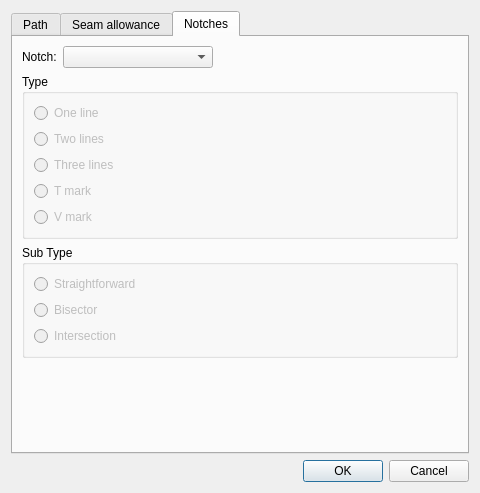
<?xml version="1.0" encoding="UTF-8"?>
<ui version="4.0">
 <class>DialogInternalPath</class>
 <widget class="QDialog" name="DialogInternalPath">
  <property name="geometry">
   <rect>
    <x>0</x>
    <y>0</y>
    <width>480</width>
    <height>493</height>
   </rect>
  </property>
  <property name="windowTitle">
   <string>Internal path tool</string>
  </property>
  <property name="windowIcon">
   <iconset resource="../../../../vmisc/share/resources/icon.qrc">
    <normaloff>:/icon/64x64/icon64x64.png</normaloff>:/icon/64x64/icon64x64.png</iconset>
  </property>
  <layout class="QVBoxLayout" name="verticalLayout_2">
   <item>
    <widget class="QTabWidget" name="tabWidget">
     <property name="maximumSize">
      <size>
       <width>16777215</width>
       <height>16777215</height>
      </size>
     </property>
     <property name="currentIndex">
      <number>2</number>
     </property>
     <widget class="QWidget" name="path_Tab">
      <attribute name="title">
       <string>Path</string>
      </attribute>
      <layout class="QVBoxLayout" name="verticalLayout">
       <item>
        <layout class="QFormLayout" name="formLayout">
         <property name="fieldGrowthPolicy">
          <enum>QFormLayout::ExpandingFieldsGrow</enum>
         </property>
         <item row="0" column="0">
          <widget class="QLabel" name="name_Label">
           <property name="minimumSize">
            <size>
             <width>60</width>
             <height>0</height>
            </size>
           </property>
           <property name="text">
            <string>Name:</string>
           </property>
           <property name="alignment">
            <set>Qt::AlignRight|Qt::AlignTrailing|Qt::AlignVCenter</set>
           </property>
          </widget>
         </item>
         <item row="0" column="1">
          <widget class="QLineEdit" name="pathName_LineEdit">
           <property name="text">
            <string>Unnamed path</string>
           </property>
           <property name="placeholderText">
            <string>Create name for your path</string>
           </property>
          </widget>
         </item>
         <item row="1" column="0">
          <widget class="QLabel" name="type_Label">
           <property name="minimumSize">
            <size>
             <width>60</width>
             <height>0</height>
            </size>
           </property>
           <property name="text">
            <string>Type:</string>
           </property>
           <property name="alignment">
            <set>Qt::AlignRight|Qt::AlignTrailing|Qt::AlignVCenter</set>
           </property>
          </widget>
         </item>
         <item row="1" column="1">
          <widget class="QComboBox" name="type_ComboBox">
           <property name="minimumSize">
            <size>
             <width>150</width>
             <height>0</height>
            </size>
           </property>
          </widget>
         </item>
         <item row="2" column="0">
          <widget class="QLabel" name="penType_Label">
           <property name="minimumSize">
            <size>
             <width>60</width>
             <height>0</height>
            </size>
           </property>
           <property name="text">
            <string>Linetype:</string>
           </property>
           <property name="alignment">
            <set>Qt::AlignRight|Qt::AlignTrailing|Qt::AlignVCenter</set>
           </property>
          </widget>
         </item>
         <item row="2" column="1">
          <widget class="QComboBox" name="penType_ComboBox">
           <property name="minimumSize">
            <size>
             <width>150</width>
             <height>0</height>
            </size>
           </property>
           <property name="iconSize">
            <size>
             <width>80</width>
             <height>14</height>
            </size>
           </property>
          </widget>
         </item>
         <item row="3" column="0">
          <widget class="QLabel" name="piece_Label">
           <property name="minimumSize">
            <size>
             <width>60</width>
             <height>0</height>
            </size>
           </property>
           <property name="text">
            <string>Piece:</string>
           </property>
           <property name="alignment">
            <set>Qt::AlignRight|Qt::AlignTrailing|Qt::AlignVCenter</set>
           </property>
          </widget>
         </item>
         <item row="3" column="1">
          <widget class="QComboBox" name="piece_ComboBox">
           <property name="minimumSize">
            <size>
             <width>150</width>
             <height>0</height>
            </size>
           </property>
          </widget>
         </item>
        </layout>
       </item>
       <item>
        <widget class="QListWidget" name="listWidget">
         <property name="dragDropMode">
          <enum>QAbstractItemView::InternalMove</enum>
         </property>
        </widget>
       </item>
       <item>
        <widget class="QCheckBox" name="cutOnFabric_CheckBox">
         <property name="toolTip">
          <string>The path is a cut contour</string>
         </property>
         <property name="text">
          <string>Cut on fabric</string>
         </property>
        </widget>
       </item>
       <item>
        <layout class="QHBoxLayout" name="horizontalLayout">
         <item>
          <widget class="QLabel" name="label_3">
           <property name="maximumSize">
            <size>
             <width>40</width>
             <height>16777215</height>
            </size>
           </property>
           <property name="text">
            <string>Staus:</string>
           </property>
          </widget>
         </item>
         <item>
          <widget class="QLabel" name="status_Label">
           <property name="text">
            <string>Ready!</string>
           </property>
           <property name="textFormat">
            <enum>Qt::RichText</enum>
           </property>
           <property name="scaledContents">
            <bool>false</bool>
           </property>
           <property name="wordWrap">
            <bool>true</bool>
           </property>
          </widget>
         </item>
         <item>
          <spacer name="horizontalSpacer_5">
           <property name="orientation">
            <enum>Qt::Horizontal</enum>
           </property>
           <property name="sizeHint" stdset="0">
            <size>
             <width>40</width>
             <height>20</height>
            </size>
           </property>
          </spacer>
         </item>
        </layout>
       </item>
      </layout>
     </widget>
     <widget class="QWidget" name="seamAllowance_Tab">
      <attribute name="title">
       <string>Seam allowance</string>
      </attribute>
      <layout class="QVBoxLayout" name="verticalLayout_4">
       <item>
        <layout class="QHBoxLayout" name="horizontalLayout_4">
         <item alignment="Qt::AlignLeft">
          <widget class="QLabel" name="widthEdit_Label">
           <property name="sizePolicy">
            <sizepolicy hsizetype="Fixed" vsizetype="Preferred">
             <horstretch>0</horstretch>
             <verstretch>0</verstretch>
            </sizepolicy>
           </property>
           <property name="palette">
            <palette>
             <active>
              <colorrole role="WindowText">
               <brush brushstyle="SolidPattern">
                <color alpha="255">
                 <red>255</red>
                 <green>0</green>
                 <blue>0</blue>
                </color>
               </brush>
              </colorrole>
             </active>
             <inactive>
              <colorrole role="WindowText">
               <brush brushstyle="SolidPattern">
                <color alpha="255">
                 <red>255</red>
                 <green>0</green>
                 <blue>0</blue>
                </color>
               </brush>
              </colorrole>
             </inactive>
             <disabled>
              <colorrole role="WindowText">
               <brush brushstyle="SolidPattern">
                <color alpha="255">
                 <red>159</red>
                 <green>158</green>
                 <blue>158</blue>
                </color>
               </brush>
              </colorrole>
             </disabled>
            </palette>
           </property>
           <property name="text">
            <string>Width:</string>
           </property>
          </widget>
         </item>
         <item>
          <spacer name="horizontalSpacer_2">
           <property name="orientation">
            <enum>Qt::Horizontal</enum>
           </property>
           <property name="sizeHint" stdset="0">
            <size>
             <width>40</width>
             <height>20</height>
            </size>
           </property>
          </spacer>
         </item>
         <item alignment="Qt::AlignRight">
          <widget class="QToolButton" name="toolButtonExprWidth">
           <property name="enabled">
            <bool>false</bool>
           </property>
           <property name="toolTip">
            <string>Formula wizard</string>
           </property>
           <property name="text">
            <string notr="true">...</string>
           </property>
           <property name="icon">
            <iconset resource="../../../../vmisc/share/resources/icon.qrc">
             <normaloff>:/icon/24x24/fx.png</normaloff>:/icon/24x24/fx.png</iconset>
           </property>
           <property name="iconSize">
            <size>
             <width>24</width>
             <height>24</height>
            </size>
           </property>
          </widget>
         </item>
         <item alignment="Qt::AlignRight">
          <widget class="QLabel" name="label_2">
           <property name="text">
            <string/>
           </property>
           <property name="pixmap">
            <pixmap resource="../../../../vmisc/share/resources/icon.qrc">:/icon/24x24/equal.png</pixmap>
           </property>
          </widget>
         </item>
         <item alignment="Qt::AlignRight">
          <widget class="QLabel" name="widthResult_Label">
           <property name="sizePolicy">
            <sizepolicy hsizetype="Fixed" vsizetype="Preferred">
             <horstretch>0</horstretch>
             <verstretch>0</verstretch>
            </sizepolicy>
           </property>
           <property name="minimumSize">
            <size>
             <width>87</width>
             <height>0</height>
            </size>
           </property>
           <property name="toolTip">
            <string>Value</string>
           </property>
           <property name="text">
            <string notr="true">_</string>
           </property>
          </widget>
         </item>
        </layout>
       </item>
       <item>
        <layout class="QHBoxLayout" name="horizontalLayout_6">
         <item>
          <widget class="QPlainTextEdit" name="widthFormula_PlainTextEdit">
           <property name="sizePolicy">
            <sizepolicy hsizetype="Expanding" vsizetype="Preferred">
             <horstretch>0</horstretch>
             <verstretch>0</verstretch>
            </sizepolicy>
           </property>
           <property name="maximumSize">
            <size>
             <width>16777215</width>
             <height>28</height>
            </size>
           </property>
           <property name="toolTip">
            <string>Calculation</string>
           </property>
           <property name="tabChangesFocus">
            <bool>true</bool>
           </property>
          </widget>
         </item>
         <item>
          <widget class="QPushButton" name="widthGrow_PushButton">
           <property name="enabled">
            <bool>false</bool>
           </property>
           <property name="maximumSize">
            <size>
             <width>18</width>
             <height>18</height>
            </size>
           </property>
           <property name="sizeIncrement">
            <size>
             <width>0</width>
             <height>0</height>
            </size>
           </property>
           <property name="toolTip">
            <string>&lt;html&gt;&lt;head/&gt;&lt;body&gt;&lt;p&gt;Show full calculation in message box&lt;/p&gt;&lt;/body&gt;&lt;/html&gt;</string>
           </property>
           <property name="text">
            <string notr="true"/>
           </property>
           <property name="icon">
            <iconset theme="go-down">
             <normaloff>.</normaloff>.</iconset>
           </property>
           <property name="iconSize">
            <size>
             <width>16</width>
             <height>16</height>
            </size>
           </property>
           <property name="flat">
            <bool>true</bool>
           </property>
          </widget>
         </item>
        </layout>
       </item>
       <item>
        <widget class="QGroupBox" name="groupBox">
         <property name="title">
          <string>Nodes</string>
         </property>
         <layout class="QVBoxLayout" name="verticalLayout_3">
          <item>
           <layout class="QHBoxLayout" name="horizontalLayout_5">
            <item>
             <widget class="QLabel" name="labelNode">
              <property name="text">
               <string>Node:</string>
              </property>
             </widget>
            </item>
            <item>
             <widget class="QComboBox" name="nodes_ComboBox">
              <property name="enabled">
               <bool>true</bool>
              </property>
             </widget>
            </item>
            <item>
             <spacer name="horizontalSpacer">
              <property name="orientation">
               <enum>Qt::Horizontal</enum>
              </property>
              <property name="sizeHint" stdset="0">
               <size>
                <width>40</width>
                <height>20</height>
               </size>
              </property>
             </spacer>
            </item>
           </layout>
          </item>
          <item>
           <layout class="QHBoxLayout" name="horizontalLayout_9">
            <item alignment="Qt::AlignLeft">
             <widget class="QLabel" name="beforeWidthEdit_Label">
              <property name="sizePolicy">
               <sizepolicy hsizetype="Fixed" vsizetype="Preferred">
                <horstretch>0</horstretch>
                <verstretch>0</verstretch>
               </sizepolicy>
              </property>
              <property name="palette">
               <palette>
                <active>
                 <colorrole role="WindowText">
                  <brush brushstyle="SolidPattern">
                   <color alpha="255">
                    <red>255</red>
                    <green>0</green>
                    <blue>0</blue>
                   </color>
                  </brush>
                 </colorrole>
                </active>
                <inactive>
                 <colorrole role="WindowText">
                  <brush brushstyle="SolidPattern">
                   <color alpha="255">
                    <red>255</red>
                    <green>0</green>
                    <blue>0</blue>
                   </color>
                  </brush>
                 </colorrole>
                </inactive>
                <disabled>
                 <colorrole role="WindowText">
                  <brush brushstyle="SolidPattern">
                   <color alpha="255">
                    <red>159</red>
                    <green>158</green>
                    <blue>158</blue>
                   </color>
                  </brush>
                 </colorrole>
                </disabled>
               </palette>
              </property>
              <property name="text">
               <string>Before:</string>
              </property>
             </widget>
            </item>
            <item>
             <spacer name="horizontalSpacer_3">
              <property name="orientation">
               <enum>Qt::Horizontal</enum>
              </property>
              <property name="sizeHint" stdset="0">
               <size>
                <width>40</width>
                <height>20</height>
               </size>
              </property>
             </spacer>
            </item>
            <item>
             <widget class="QPushButton" name="beforeDefault_PushButton">
              <property name="enabled">
               <bool>false</bool>
              </property>
              <property name="toolTip">
               <string>Return to default width</string>
              </property>
              <property name="text">
               <string>Default</string>
              </property>
             </widget>
            </item>
            <item alignment="Qt::AlignRight">
             <widget class="QToolButton" name="beforeExpr_ToolButton">
              <property name="enabled">
               <bool>false</bool>
              </property>
              <property name="toolTip">
               <string>Formula wizard</string>
              </property>
              <property name="text">
               <string notr="true">...</string>
              </property>
              <property name="icon">
               <iconset resource="../../../../vmisc/share/resources/icon.qrc">
                <normaloff>:/icon/24x24/fx.png</normaloff>:/icon/24x24/fx.png</iconset>
              </property>
              <property name="iconSize">
               <size>
                <width>24</width>
                <height>24</height>
               </size>
              </property>
             </widget>
            </item>
            <item alignment="Qt::AlignRight">
             <widget class="QLabel" name="label_6">
              <property name="text">
               <string/>
              </property>
              <property name="pixmap">
               <pixmap resource="../../../../vmisc/share/resources/icon.qrc">:/icon/24x24/equal.png</pixmap>
              </property>
             </widget>
            </item>
            <item alignment="Qt::AlignRight">
             <widget class="QLabel" name="beforeWidthResult_Label">
              <property name="sizePolicy">
               <sizepolicy hsizetype="Fixed" vsizetype="Preferred">
                <horstretch>0</horstretch>
                <verstretch>0</verstretch>
               </sizepolicy>
              </property>
              <property name="minimumSize">
               <size>
                <width>87</width>
                <height>0</height>
               </size>
              </property>
              <property name="toolTip">
               <string>Value</string>
              </property>
              <property name="text">
               <string notr="true">_</string>
              </property>
             </widget>
            </item>
           </layout>
          </item>
          <item>
           <layout class="QHBoxLayout" name="horizontalLayout_7">
            <item>
             <widget class="QPlainTextEdit" name="beforeWidthForumla_PlainTextEdit">
              <property name="sizePolicy">
               <sizepolicy hsizetype="Expanding" vsizetype="Preferred">
                <horstretch>0</horstretch>
                <verstretch>0</verstretch>
               </sizepolicy>
              </property>
              <property name="maximumSize">
               <size>
                <width>16777215</width>
                <height>28</height>
               </size>
              </property>
              <property name="toolTip">
               <string>Calculation</string>
              </property>
              <property name="tabChangesFocus">
               <bool>true</bool>
              </property>
             </widget>
            </item>
            <item>
             <widget class="QPushButton" name="beforeWidthGrow_PushButton">
              <property name="enabled">
               <bool>false</bool>
              </property>
              <property name="maximumSize">
               <size>
                <width>18</width>
                <height>18</height>
               </size>
              </property>
              <property name="sizeIncrement">
               <size>
                <width>0</width>
                <height>0</height>
               </size>
              </property>
              <property name="toolTip">
               <string>&lt;html&gt;&lt;head/&gt;&lt;body&gt;&lt;p&gt;Show full calculation in message box&lt;/p&gt;&lt;/body&gt;&lt;/html&gt;</string>
              </property>
              <property name="text">
               <string notr="true"/>
              </property>
              <property name="icon">
               <iconset theme="go-down">
                <normaloff>.</normaloff>.</iconset>
              </property>
              <property name="iconSize">
               <size>
                <width>16</width>
                <height>16</height>
               </size>
              </property>
              <property name="flat">
               <bool>true</bool>
              </property>
             </widget>
            </item>
           </layout>
          </item>
          <item>
           <layout class="QHBoxLayout" name="horizontalLayout_16">
            <item alignment="Qt::AlignLeft">
             <widget class="QLabel" name="afterWidthEdit_Label">
              <property name="sizePolicy">
               <sizepolicy hsizetype="Fixed" vsizetype="Preferred">
                <horstretch>0</horstretch>
                <verstretch>0</verstretch>
               </sizepolicy>
              </property>
              <property name="palette">
               <palette>
                <active>
                 <colorrole role="WindowText">
                  <brush brushstyle="SolidPattern">
                   <color alpha="255">
                    <red>255</red>
                    <green>0</green>
                    <blue>0</blue>
                   </color>
                  </brush>
                 </colorrole>
                </active>
                <inactive>
                 <colorrole role="WindowText">
                  <brush brushstyle="SolidPattern">
                   <color alpha="255">
                    <red>255</red>
                    <green>0</green>
                    <blue>0</blue>
                   </color>
                  </brush>
                 </colorrole>
                </inactive>
                <disabled>
                 <colorrole role="WindowText">
                  <brush brushstyle="SolidPattern">
                   <color alpha="255">
                    <red>159</red>
                    <green>158</green>
                    <blue>158</blue>
                   </color>
                  </brush>
                 </colorrole>
                </disabled>
               </palette>
              </property>
              <property name="text">
               <string>After:</string>
              </property>
             </widget>
            </item>
            <item>
             <spacer name="horizontalSpacer_6">
              <property name="orientation">
               <enum>Qt::Horizontal</enum>
              </property>
              <property name="sizeHint" stdset="0">
               <size>
                <width>40</width>
                <height>20</height>
               </size>
              </property>
             </spacer>
            </item>
            <item>
             <widget class="QPushButton" name="afterDefault_PushButton">
              <property name="enabled">
               <bool>false</bool>
              </property>
              <property name="toolTip">
               <string>Return to default width</string>
              </property>
              <property name="text">
               <string>Default</string>
              </property>
             </widget>
            </item>
            <item alignment="Qt::AlignRight">
             <widget class="QToolButton" name="afterExpr_ToolButton">
              <property name="enabled">
               <bool>false</bool>
              </property>
              <property name="toolTip">
               <string>Formula wizard</string>
              </property>
              <property name="text">
               <string notr="true">...</string>
              </property>
              <property name="icon">
               <iconset resource="../../../../vmisc/share/resources/icon.qrc">
                <normaloff>:/icon/24x24/fx.png</normaloff>:/icon/24x24/fx.png</iconset>
              </property>
              <property name="iconSize">
               <size>
                <width>24</width>
                <height>24</height>
               </size>
              </property>
             </widget>
            </item>
            <item alignment="Qt::AlignRight">
             <widget class="QLabel" name="label_10">
              <property name="text">
               <string/>
              </property>
              <property name="pixmap">
               <pixmap resource="../../../../vmisc/share/resources/icon.qrc">:/icon/24x24/equal.png</pixmap>
              </property>
             </widget>
            </item>
            <item alignment="Qt::AlignRight">
             <widget class="QLabel" name="afterWidthResult_Label">
              <property name="sizePolicy">
               <sizepolicy hsizetype="Fixed" vsizetype="Preferred">
                <horstretch>0</horstretch>
                <verstretch>0</verstretch>
               </sizepolicy>
              </property>
              <property name="minimumSize">
               <size>
                <width>87</width>
                <height>0</height>
               </size>
              </property>
              <property name="toolTip">
               <string>Value</string>
              </property>
              <property name="text">
               <string notr="true">_</string>
              </property>
             </widget>
            </item>
           </layout>
          </item>
          <item>
           <layout class="QHBoxLayout" name="horizontalLayout_17">
            <item>
             <widget class="QPlainTextEdit" name="afterWidthForumla_PlainTextEdit">
              <property name="sizePolicy">
               <sizepolicy hsizetype="Expanding" vsizetype="Preferred">
                <horstretch>0</horstretch>
                <verstretch>0</verstretch>
               </sizepolicy>
              </property>
              <property name="maximumSize">
               <size>
                <width>16777215</width>
                <height>28</height>
               </size>
              </property>
              <property name="toolTip">
               <string>Calculation</string>
              </property>
              <property name="tabChangesFocus">
               <bool>true</bool>
              </property>
             </widget>
            </item>
            <item>
             <widget class="QPushButton" name="afterWidthGrow_PushButton">
              <property name="enabled">
               <bool>false</bool>
              </property>
              <property name="maximumSize">
               <size>
                <width>18</width>
                <height>18</height>
               </size>
              </property>
              <property name="sizeIncrement">
               <size>
                <width>0</width>
                <height>0</height>
               </size>
              </property>
              <property name="toolTip">
               <string>&lt;html&gt;&lt;head/&gt;&lt;body&gt;&lt;p&gt;Show full calculation in message box&lt;/p&gt;&lt;/body&gt;&lt;/html&gt;</string>
              </property>
              <property name="text">
               <string notr="true"/>
              </property>
              <property name="icon">
               <iconset theme="go-down">
                <normaloff>.</normaloff>.</iconset>
              </property>
              <property name="iconSize">
               <size>
                <width>16</width>
                <height>16</height>
               </size>
              </property>
              <property name="flat">
               <bool>true</bool>
              </property>
             </widget>
            </item>
           </layout>
          </item>
          <item>
           <layout class="QHBoxLayout" name="horizontalLayout_2">
            <item>
             <widget class="QLabel" name="labelAngle">
              <property name="text">
               <string>Angle:</string>
              </property>
             </widget>
            </item>
            <item>
             <widget class="QComboBox" name="angle_ComboBox">
              <property name="enabled">
               <bool>false</bool>
              </property>
             </widget>
            </item>
            <item>
             <spacer name="horizontalSpacer_4">
              <property name="orientation">
               <enum>Qt::Horizontal</enum>
              </property>
              <property name="sizeHint" stdset="0">
               <size>
                <width>40</width>
                <height>20</height>
               </size>
              </property>
             </spacer>
            </item>
           </layout>
          </item>
         </layout>
        </widget>
       </item>
       <item>
        <spacer name="verticalSpacer">
         <property name="orientation">
          <enum>Qt::Vertical</enum>
         </property>
         <property name="sizeHint" stdset="0">
          <size>
           <width>20</width>
           <height>40</height>
          </size>
         </property>
        </spacer>
       </item>
      </layout>
     </widget>
     <widget class="QWidget" name="notches_Tab">
      <attribute name="title">
       <string>Notches</string>
      </attribute>
      <layout class="QVBoxLayout" name="verticalLayout_7">
       <item>
        <layout class="QFormLayout" name="formLayout_2">
         <property name="fieldGrowthPolicy">
          <enum>QFormLayout::ExpandingFieldsGrow</enum>
         </property>
         <item row="0" column="0">
          <widget class="QLabel" name="label">
           <property name="text">
            <string>Notch:</string>
           </property>
          </widget>
         </item>
         <item row="0" column="1">
          <widget class="QComboBox" name="notches_ComboBox">
           <property name="sizePolicy">
            <sizepolicy hsizetype="Preferred" vsizetype="Fixed">
             <horstretch>0</horstretch>
             <verstretch>0</verstretch>
            </sizepolicy>
           </property>
           <property name="minimumSize">
            <size>
             <width>150</width>
             <height>0</height>
            </size>
           </property>
          </widget>
         </item>
        </layout>
       </item>
       <item>
        <widget class="QGroupBox" name="notchType_GroupBox">
         <property name="enabled">
          <bool>true</bool>
         </property>
         <property name="title">
          <string>Type</string>
         </property>
         <layout class="QVBoxLayout" name="verticalLayout_6">
          <item>
           <widget class="QRadioButton" name="oneLine_RadioButton">
            <property name="enabled">
             <bool>false</bool>
            </property>
            <property name="text">
             <string>One line</string>
            </property>
            <attribute name="buttonGroup">
             <string notr="true">notchType_ButtonGroup</string>
            </attribute>
           </widget>
          </item>
          <item>
           <widget class="QRadioButton" name="twoLines_RadioButton">
            <property name="enabled">
             <bool>false</bool>
            </property>
            <property name="text">
             <string>Two lines</string>
            </property>
            <attribute name="buttonGroup">
             <string notr="true">notchType_ButtonGroup</string>
            </attribute>
           </widget>
          </item>
          <item>
           <widget class="QRadioButton" name="threeLines_RadioButton">
            <property name="enabled">
             <bool>false</bool>
            </property>
            <property name="text">
             <string>Three lines</string>
            </property>
            <attribute name="buttonGroup">
             <string notr="true">notchType_ButtonGroup</string>
            </attribute>
           </widget>
          </item>
          <item>
           <widget class="QRadioButton" name="tMark_RadioButton">
            <property name="enabled">
             <bool>false</bool>
            </property>
            <property name="text">
             <string>T mark</string>
            </property>
            <attribute name="buttonGroup">
             <string notr="true">notchType_ButtonGroup</string>
            </attribute>
           </widget>
          </item>
          <item>
           <widget class="QRadioButton" name="vMark_RadioButton">
            <property name="enabled">
             <bool>false</bool>
            </property>
            <property name="text">
             <string>V mark</string>
            </property>
            <attribute name="buttonGroup">
             <string notr="true">notchType_ButtonGroup</string>
            </attribute>
           </widget>
          </item>
         </layout>
        </widget>
       </item>
       <item>
        <widget class="QGroupBox" name="notchSubType_GroupBox">
         <property name="title">
          <string>Sub Type</string>
         </property>
         <layout class="QVBoxLayout" name="verticalLayout_5">
          <item>
           <widget class="QRadioButton" name="straightforward_RadioButton">
            <property name="enabled">
             <bool>false</bool>
            </property>
            <property name="text">
             <string>Straightforward</string>
            </property>
            <attribute name="buttonGroup">
             <string notr="true">notchSubType_ButtonGroup</string>
            </attribute>
           </widget>
          </item>
          <item>
           <widget class="QRadioButton" name="bisector_RadioButton">
            <property name="enabled">
             <bool>false</bool>
            </property>
            <property name="text">
             <string>Bisector</string>
            </property>
            <attribute name="buttonGroup">
             <string notr="true">notchSubType_ButtonGroup</string>
            </attribute>
           </widget>
          </item>
          <item>
           <widget class="QRadioButton" name="intersection_RadioButton">
            <property name="enabled">
             <bool>false</bool>
            </property>
            <property name="toolTip">
             <string>Select to designate the corner point as a notch</string>
            </property>
            <property name="text">
             <string>Intersection</string>
            </property>
            <attribute name="buttonGroup">
             <string notr="true">notchSubType_ButtonGroup</string>
            </attribute>
           </widget>
          </item>
         </layout>
        </widget>
       </item>
       <item>
        <spacer name="verticalSpacer_2">
         <property name="orientation">
          <enum>Qt::Vertical</enum>
         </property>
         <property name="sizeHint" stdset="0">
          <size>
           <width>20</width>
           <height>85</height>
          </size>
         </property>
        </spacer>
       </item>
      </layout>
     </widget>
    </widget>
   </item>
   <item>
    <widget class="QDialogButtonBox" name="buttonBox">
     <property name="orientation">
      <enum>Qt::Horizontal</enum>
     </property>
     <property name="standardButtons">
      <set>QDialogButtonBox::Cancel|QDialogButtonBox::Ok</set>
     </property>
    </widget>
   </item>
  </layout>
 </widget>
 <resources>
  <include location="../../../../vmisc/share/resources/icon.qrc"/>
 </resources>
 <connections>
  <connection>
   <sender>buttonBox</sender>
   <signal>accepted()</signal>
   <receiver>DialogInternalPath</receiver>
   <slot>accept()</slot>
   <hints>
    <hint type="sourcelabel">
     <x>248</x>
     <y>254</y>
    </hint>
    <hint type="destinationlabel">
     <x>157</x>
     <y>274</y>
    </hint>
   </hints>
  </connection>
  <connection>
   <sender>buttonBox</sender>
   <signal>rejected()</signal>
   <receiver>DialogInternalPath</receiver>
   <slot>reject()</slot>
   <hints>
    <hint type="sourcelabel">
     <x>316</x>
     <y>260</y>
    </hint>
    <hint type="destinationlabel">
     <x>286</x>
     <y>274</y>
    </hint>
   </hints>
  </connection>
 </connections>
 <buttongroups>
  <buttongroup name="notchType_ButtonGroup"/>
  <buttongroup name="notchSubType_ButtonGroup"/>
 </buttongroups>
</ui>
